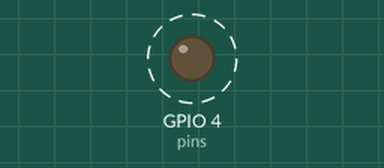
This program was run on a simulated Raspberry Pi (BCM pin numbers). On the bench: output pins drawn as LEDs (lit = HIGH). Dashed ring = blinking. At 2.0 s the program stops and its outputs stay as they are.

Above: at 0.2 s.
Timing chart, 0 to 3.0 s (numbered marks = the images above):
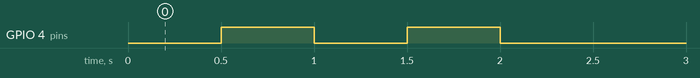

Measured:
- by itself, GPIO 4 (pins): alternates HIGH for 0.50 s and LOW for 0.50 s, 4 changes in all, then stays LOW

The program:

relay.py
```python
#!/usr/bin/python
import time
from RPi import GPIO

def init(a):
    pass

def main():
    pins = [4]

    GPIO.setmode(GPIO.BCM)

    for pin in pins:
        GPIO.setup(pin, GPIO.OUT)
        GPIO.output(pin, GPIO.HIGH)

    try:
        # setup initial pin state
        init(pins)

        for i in range(2):
            for pin in pins:
                GPIO.output(pin, GPIO.LOW)
                time.sleep(0.5)
                GPIO.output(pin, GPIO.HIGH)
                time.sleep(0.5)

        GPIO.cleanup()

    except KeyboardInterrupt:
        GPIO.cleanup()


if __name__ == '__main__':
    main()
```
